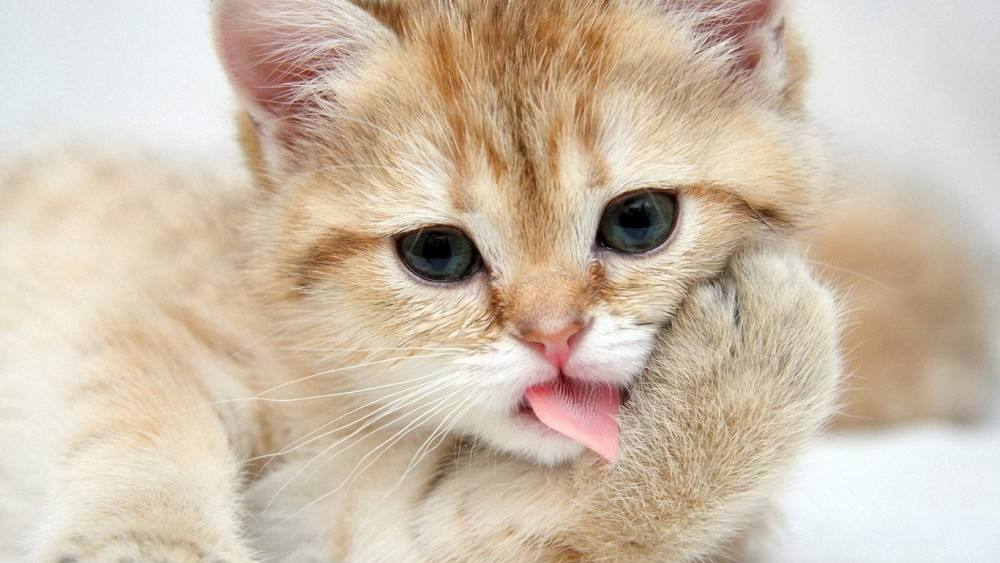
#> input picture images/cat.png, 1000 x 563 px
$ python demo03_cat_rgb_to_gray.py
#> lines starting #> are read from the running program, lines starting #| are printed output that depends on the picture
import cv2


rgb_cat = cv2.imread("images/cat.png")
#> rgb_cat is the input picture: shape (563, 1000, 3); mean B, G, R 171.5, 190.4, 206.7

gray_cat = cv2.cvtColor(rgb_cat, cv2.COLOR_BGR2GRAY)
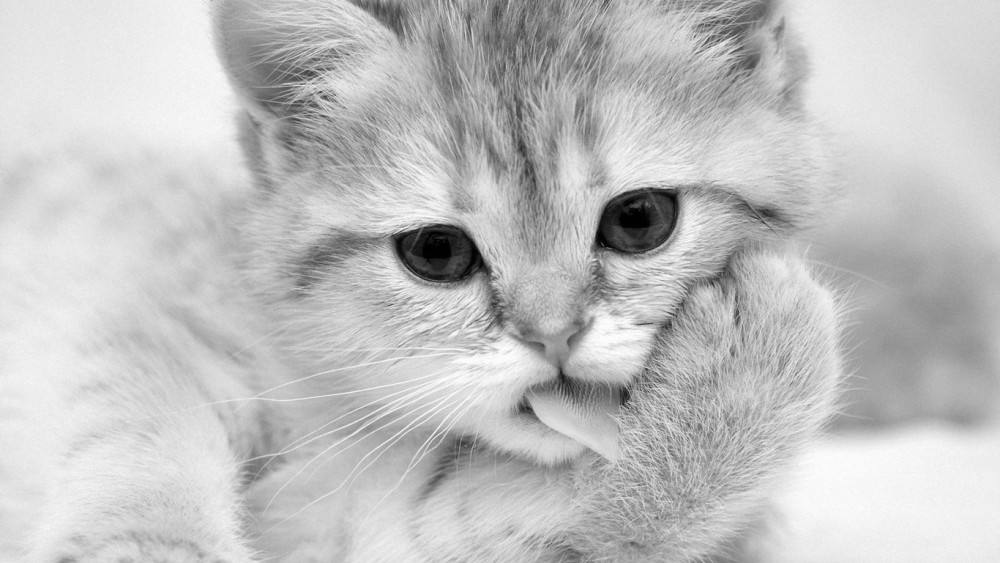
#> gray_cat: shape (563, 1000); min 0, max 255, mean 193.1

cv2.imwrite("images/cat_gray.png", gray_cat)
